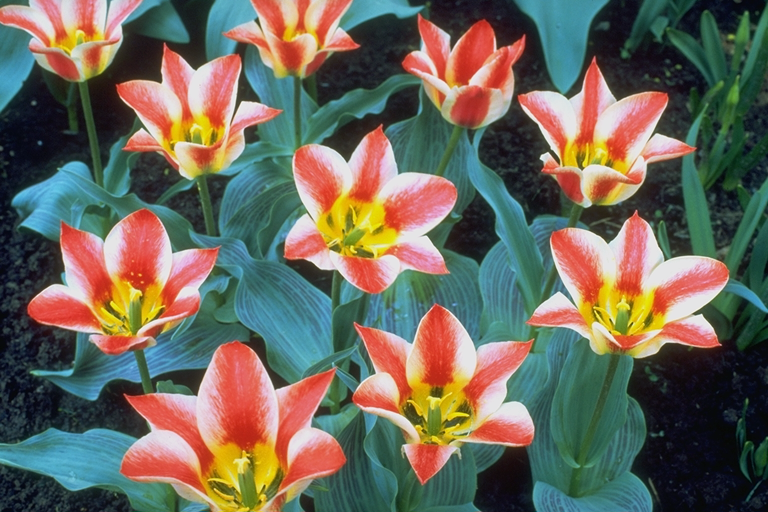
//> input picture exposicion/clasificadormultivariante/tulips.png, 768 x 512 px
$ ./main   (built with g++ and OpenCV 4)
//> lines starting //> are read from the running program, lines starting //| are printed output that depends on the picture
#include <opencv2/opencv.hpp>
#include <iostream>
#include <vector>

using namespace cv;
using namespace std;

int main() {
    // Cargar imagen
    Mat img = imread("../tulips.png");
//> img is the input picture: 512 rows x 768 cols, CV_8UC3; mean B, G, R 91.1, 104, 109.5
    if (img.empty()) {
        cerr << "Error: no se pudo cargar la imagen" << endl;
        return -1;
    }

    cout << "Imagen cargada: " << img.cols << "x" << img.rows << endl;
//| Imagen cargada: 768x512

    // ------------------------------------------------------------
    // Preparar datos para k-means
    // ------------------------------------------------------------
    Mat samples = img.reshape(1, img.total());  // total pixeles x 3 canales
    samples.convertTo(samples, CV_32F);

    // Parámetros de k-means
    int K = 3;  // Número de clusters
    TermCriteria criteria(TermCriteria::EPS + TermCriteria::COUNT, 10, 1.0);
    Mat labels, centers;

    cout << "Aplicando k-means con K=" << K << "..." << endl;
    kmeans(samples, K, labels, criteria, 3, KMEANS_PP_CENTERS, centers);
//> centers = [[40.62, 44.86, 34.87], [118.3, 148.9, 220.1], [124.2, 126.6, 71.52]]

    // Reorganizar etiquetas a la forma de la imagen
    labels = labels.reshape(1, img.rows);  // matriz de etiquetas (filas x columnas)
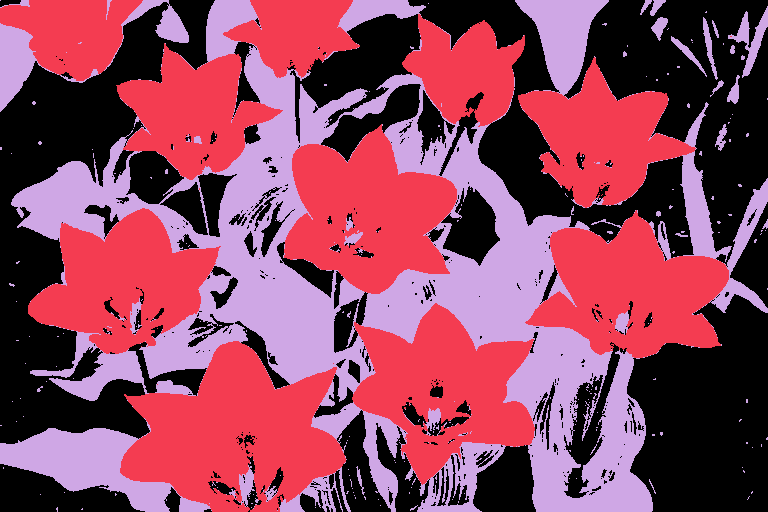
//> labels: 512 rows x 768 cols, CV_32SC1; 3 distinct labels, from 0 to 2; one colour per label, 0 black

    // ------------------------------------------------------------
    // Crear mapa de colores brillantes para cada cluster
    // ------------------------------------------------------------
    vector<Vec3b> color_map(K);
    color_map[0] = Vec3b(0, 0, 255);      // Rojo
    if (K > 1) color_map[1] = Vec3b(0, 255, 0);    // Verde
    if (K > 2) color_map[2] = Vec3b(255, 0, 0);    // Azul
    if (K > 3) color_map[3] = Vec3b(0, 255, 255);  // Amarillo
    if (K > 4) color_map[4] = Vec3b(255, 0, 255);  // Magenta
    if (K > 5) color_map[5] = Vec3b(255, 255, 0);  // Cian
    for (int i = 6; i < K; i++) {
        // Colores aleatorios brillantes para clusters adicionales
        color_map[i] = Vec3b(rand() % 156 + 100, rand() % 156 + 100, rand() % 156 + 100);
    }

    // ------------------------------------------------------------
    // Construir imagen segmentada
    // ------------------------------------------------------------
    Mat segmented(img.size(), CV_8UC3);
    for (int r = 0; r < img.rows; r++) {
        for (int c = 0; c < img.cols; c++) {
            int label = labels.at<int>(r, c);
            segmented.at<Vec3b>(r, c) = color_map[label % K];
        }
    }
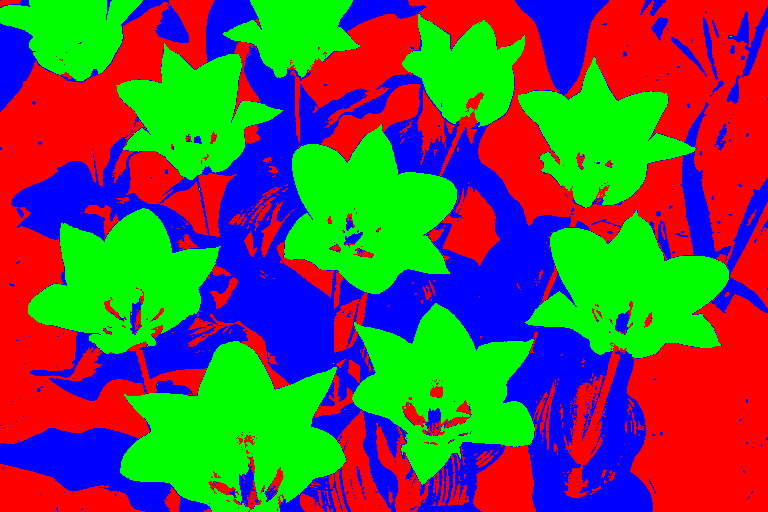
//> segmented: 512 rows x 768 cols, CV_8UC3; mean B, G, R 71.9, 88.5, 94.6

    // ------------------------------------------------------------
    // Mostrar resultados
    // ------------------------------------------------------------
    namedWindow("Original", WINDOW_NORMAL);
    imshow("Original", img);

    namedWindow("Segmentacion K-Means", WINDOW_NORMAL);
    imshow("Segmentacion K-Means", segmented);

    cout << "Listo! Clusters=" << K << endl;

    waitKey(0);
    return 0;
}
